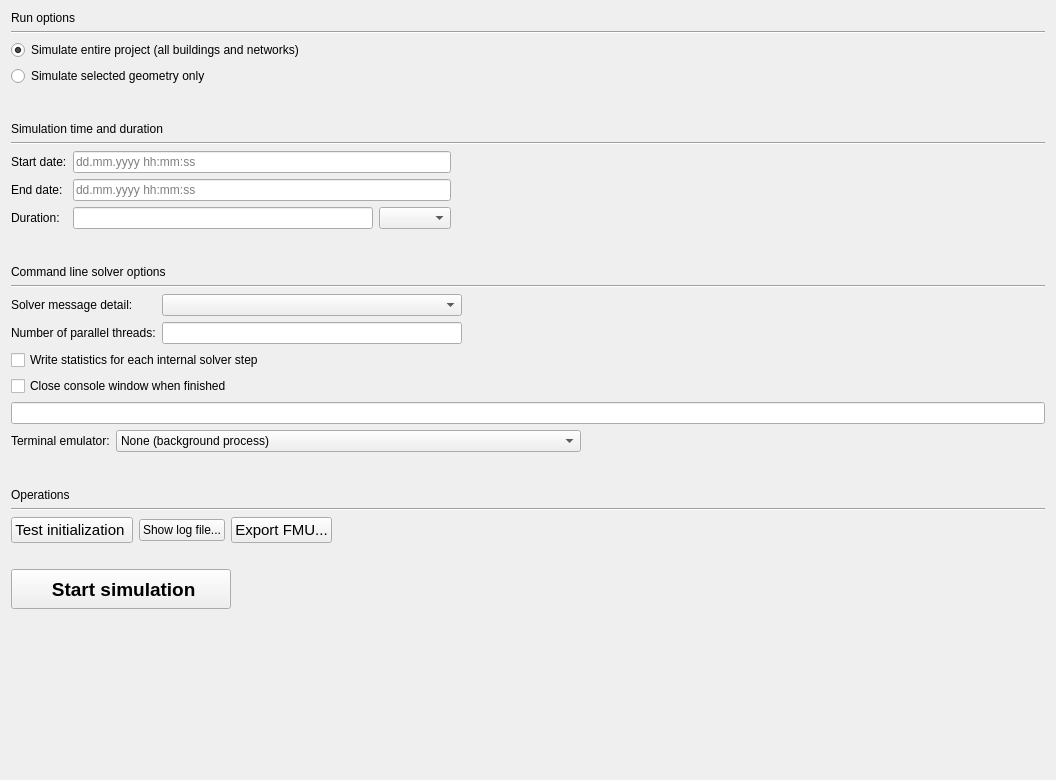
<?xml version="1.0" encoding="UTF-8"?>
<ui version="4.0">
 <class>SVSimulationStartOptions</class>
 <widget class="QWidget" name="SVSimulationStartOptions">
  <property name="geometry">
   <rect>
    <x>0</x>
    <y>0</y>
    <width>1056</width>
    <height>780</height>
   </rect>
  </property>
  <property name="windowTitle">
   <string>Form</string>
  </property>
  <layout class="QVBoxLayout" name="verticalLayout_4">
   <item>
    <layout class="QVBoxLayout" name="verticalLayout_3">
     <item>
      <widget class="QLabel" name="label_11">
       <property name="text">
        <string>Run options</string>
       </property>
      </widget>
     </item>
     <item>
      <widget class="Line" name="line_4">
       <property name="orientation">
        <enum>Qt::Horizontal</enum>
       </property>
      </widget>
     </item>
     <item>
      <widget class="QRadioButton" name="radioButtonEntireProject">
       <property name="text">
        <string>Simulate entire project (all buildings and networks)</string>
       </property>
       <property name="checked">
        <bool>true</bool>
       </property>
      </widget>
     </item>
     <item>
      <widget class="QRadioButton" name="radioButtonSelectedGeometry">
       <property name="text">
        <string>Simulate selected geometry only</string>
       </property>
       <property name="checked">
        <bool>false</bool>
       </property>
      </widget>
     </item>
    </layout>
   </item>
   <item>
    <spacer name="verticalSpacer_7">
     <property name="orientation">
      <enum>Qt::Vertical</enum>
     </property>
     <property name="sizeType">
      <enum>QSizePolicy::Maximum</enum>
     </property>
     <property name="sizeHint" stdset="0">
      <size>
       <width>20</width>
       <height>30</height>
      </size>
     </property>
    </spacer>
   </item>
   <item>
    <layout class="QVBoxLayout" name="verticalLayout_2">
     <item>
      <widget class="QLabel" name="label_6">
       <property name="text">
        <string>Simulation time and duration</string>
       </property>
      </widget>
     </item>
     <item>
      <widget class="Line" name="line_2">
       <property name="orientation">
        <enum>Qt::Horizontal</enum>
       </property>
      </widget>
     </item>
     <item>
      <layout class="QGridLayout" name="gridLayout">
       <item row="2" column="1">
        <widget class="QtExt::ParameterEdit" name="lineEditDuration">
         <property name="maximumSize">
          <size>
           <width>300</width>
           <height>16777215</height>
          </size>
         </property>
        </widget>
       </item>
       <item row="2" column="2">
        <widget class="QComboBox" name="comboBoxUnitDuration"/>
       </item>
       <item row="2" column="0">
        <widget class="QLabel" name="label_5">
         <property name="text">
          <string>Duration:</string>
         </property>
        </widget>
       </item>
       <item row="0" column="1" colspan="2">
        <widget class="QLineEdit" name="lineEditStartDate">
         <property name="maximumSize">
          <size>
           <width>400</width>
           <height>16777215</height>
          </size>
         </property>
         <property name="placeholderText">
          <string>dd.mm.yyyy hh:mm:ss</string>
         </property>
        </widget>
       </item>
       <item row="0" column="0">
        <widget class="QLabel" name="labelStart">
         <property name="text">
          <string>Start date:</string>
         </property>
        </widget>
       </item>
       <item row="1" column="1" colspan="2">
        <widget class="QLineEdit" name="lineEditEndDate">
         <property name="maximumSize">
          <size>
           <width>400</width>
           <height>16777215</height>
          </size>
         </property>
         <property name="placeholderText">
          <string>dd.mm.yyyy hh:mm:ss</string>
         </property>
        </widget>
       </item>
       <item row="1" column="0">
        <widget class="QLabel" name="labelEnd">
         <property name="text">
          <string>End date:</string>
         </property>
        </widget>
       </item>
       <item row="2" column="3">
        <spacer name="horizontalSpacer_3">
         <property name="orientation">
          <enum>Qt::Horizontal</enum>
         </property>
         <property name="sizeHint" stdset="0">
          <size>
           <width>40</width>
           <height>20</height>
          </size>
         </property>
        </spacer>
       </item>
      </layout>
     </item>
    </layout>
   </item>
   <item>
    <spacer name="verticalSpacer_5">
     <property name="orientation">
      <enum>Qt::Vertical</enum>
     </property>
     <property name="sizeType">
      <enum>QSizePolicy::Maximum</enum>
     </property>
     <property name="sizeHint" stdset="0">
      <size>
       <width>20</width>
       <height>30</height>
      </size>
     </property>
    </spacer>
   </item>
   <item>
    <layout class="QVBoxLayout" name="verticalLayout">
     <item>
      <widget class="QLabel" name="label_4">
       <property name="text">
        <string>Command line solver options</string>
       </property>
      </widget>
     </item>
     <item>
      <widget class="Line" name="line">
       <property name="orientation">
        <enum>Qt::Horizontal</enum>
       </property>
      </widget>
     </item>
     <item>
      <layout class="QGridLayout" name="gridLayout_2">
       <item row="1" column="1">
        <widget class="QtExt::ValidatingLineEdit" name="lineEditNumThreads">
         <property name="sizePolicy">
          <sizepolicy hsizetype="Expanding" vsizetype="Fixed">
           <horstretch>0</horstretch>
           <verstretch>0</verstretch>
          </sizepolicy>
         </property>
         <property name="maximumSize">
          <size>
           <width>300</width>
           <height>16777215</height>
          </size>
         </property>
        </widget>
       </item>
       <item row="0" column="1">
        <widget class="QComboBox" name="comboBoxVerboseLevel">
         <property name="sizePolicy">
          <sizepolicy hsizetype="Expanding" vsizetype="Fixed">
           <horstretch>0</horstretch>
           <verstretch>0</verstretch>
          </sizepolicy>
         </property>
         <property name="maximumSize">
          <size>
           <width>300</width>
           <height>16777215</height>
          </size>
         </property>
        </widget>
       </item>
       <item row="0" column="0">
        <widget class="QLabel" name="label_2">
         <property name="text">
          <string>Solver message detail:</string>
         </property>
        </widget>
       </item>
       <item row="1" column="0">
        <widget class="QLabel" name="label_3">
         <property name="text">
          <string>Number of parallel threads:</string>
         </property>
        </widget>
       </item>
       <item row="0" column="2">
        <spacer name="horizontalSpacer">
         <property name="orientation">
          <enum>Qt::Horizontal</enum>
         </property>
         <property name="sizeHint" stdset="0">
          <size>
           <width>40</width>
           <height>20</height>
          </size>
         </property>
        </spacer>
       </item>
      </layout>
     </item>
     <item>
      <widget class="QCheckBox" name="checkBoxStepStats">
       <property name="text">
        <string>Write statistics for each internal solver step</string>
       </property>
      </widget>
     </item>
     <item>
      <widget class="QCheckBox" name="checkBoxCloseConsoleWindow">
       <property name="text">
        <string>Close console window when finished</string>
       </property>
      </widget>
     </item>
     <item>
      <widget class="QLineEdit" name="lineEditCmdLine">
       <property name="readOnly">
        <bool>true</bool>
       </property>
      </widget>
     </item>
     <item>
      <layout class="QHBoxLayout" name="horizontalLayout_3">
       <item>
        <widget class="QLabel" name="labelTerminalEmulator">
         <property name="text">
          <string>Terminal emulator:</string>
         </property>
        </widget>
       </item>
       <item>
        <widget class="QComboBox" name="comboBoxTermEmulator">
         <property name="sizePolicy">
          <sizepolicy hsizetype="Expanding" vsizetype="Fixed">
           <horstretch>0</horstretch>
           <verstretch>0</verstretch>
          </sizepolicy>
         </property>
         <item>
          <property name="text">
           <string>None (background process)</string>
          </property>
         </item>
         <item>
          <property name="text">
           <string>XTerm</string>
          </property>
         </item>
         <item>
          <property name="text">
           <string>Gnome Terminal</string>
          </property>
         </item>
         <item>
          <property name="text">
           <string>Konsole</string>
          </property>
         </item>
        </widget>
       </item>
       <item>
        <spacer name="horizontalSpacer_5">
         <property name="orientation">
          <enum>Qt::Horizontal</enum>
         </property>
         <property name="sizeHint" stdset="0">
          <size>
           <width>40</width>
           <height>20</height>
          </size>
         </property>
        </spacer>
       </item>
      </layout>
     </item>
    </layout>
   </item>
   <item>
    <spacer name="verticalSpacer_6">
     <property name="orientation">
      <enum>Qt::Vertical</enum>
     </property>
     <property name="sizeType">
      <enum>QSizePolicy::Maximum</enum>
     </property>
     <property name="sizeHint" stdset="0">
      <size>
       <width>20</width>
       <height>30</height>
      </size>
     </property>
    </spacer>
   </item>
   <item>
    <widget class="QLabel" name="label_7">
     <property name="text">
      <string>Operations</string>
     </property>
    </widget>
   </item>
   <item>
    <widget class="Line" name="line_3">
     <property name="orientation">
      <enum>Qt::Horizontal</enum>
     </property>
    </widget>
   </item>
   <item>
    <layout class="QHBoxLayout" name="horizontalLayout">
     <item>
      <widget class="QPushButton" name="pushButtonTestInit">
       <property name="font">
        <font>
         <pointsize>11</pointsize>
        </font>
       </property>
       <property name="text">
        <string>Test initialization </string>
       </property>
       <property name="icon">
        <iconset resource="../resources/SIM-VICUS.qrc">
         <normaloff>:/gfx/actions/24x24/info.png</normaloff>:/gfx/actions/24x24/info.png</iconset>
       </property>
       <property name="iconSize">
        <size>
         <width>12</width>
         <height>12</height>
        </size>
       </property>
       <property name="autoDefault">
        <bool>false</bool>
       </property>
      </widget>
     </item>
     <item>
      <widget class="QPushButton" name="pushButtonShowScreenLog">
       <property name="text">
        <string>Show log file...</string>
       </property>
       <property name="icon">
        <iconset resource="../resources/SIM-VICUS.qrc">
         <normaloff>:/gfx/actions/24x24/edit.png</normaloff>:/gfx/actions/24x24/edit.png</iconset>
       </property>
       <property name="autoDefault">
        <bool>false</bool>
       </property>
      </widget>
     </item>
     <item>
      <widget class="QPushButton" name="pushButtonExportFMU">
       <property name="font">
        <font>
         <pointsize>11</pointsize>
        </font>
       </property>
       <property name="text">
        <string>Export FMU...</string>
       </property>
       <property name="icon">
        <iconset resource="../resources/SIM-VICUS.qrc">
         <normaloff>:/gfx/actions/32x32/FMI_32x32.png</normaloff>:/gfx/actions/32x32/FMI_32x32.png</iconset>
       </property>
       <property name="iconSize">
        <size>
         <width>12</width>
         <height>12</height>
        </size>
       </property>
       <property name="autoDefault">
        <bool>false</bool>
       </property>
       <property name="default">
        <bool>false</bool>
       </property>
      </widget>
     </item>
     <item>
      <spacer name="horizontalSpacer_2">
       <property name="orientation">
        <enum>Qt::Horizontal</enum>
       </property>
       <property name="sizeHint" stdset="0">
        <size>
         <width>40</width>
         <height>20</height>
        </size>
       </property>
      </spacer>
     </item>
    </layout>
   </item>
   <item>
    <spacer name="verticalSpacer_8">
     <property name="orientation">
      <enum>Qt::Vertical</enum>
     </property>
     <property name="sizeType">
      <enum>QSizePolicy::Maximum</enum>
     </property>
     <property name="sizeHint" stdset="0">
      <size>
       <width>20</width>
       <height>20</height>
      </size>
     </property>
    </spacer>
   </item>
   <item>
    <layout class="QHBoxLayout" name="horizontalLayout_4">
     <item>
      <widget class="QPushButton" name="pushButtonRun">
       <property name="minimumSize">
        <size>
         <width>220</width>
         <height>40</height>
        </size>
       </property>
       <property name="font">
        <font>
         <pointsize>14</pointsize>
         <bold>true</bold>
         <kerning>true</kerning>
        </font>
       </property>
       <property name="text">
        <string> Start simulation</string>
       </property>
       <property name="icon">
        <iconset resource="../resources/SIM-VICUS.qrc">
         <normaloff>:/gfx/actions/play-button.png</normaloff>:/gfx/actions/play-button.png</iconset>
       </property>
       <property name="iconSize">
        <size>
         <width>24</width>
         <height>24</height>
        </size>
       </property>
       <property name="autoDefault">
        <bool>false</bool>
       </property>
       <property name="default">
        <bool>false</bool>
       </property>
       <property name="flat">
        <bool>false</bool>
       </property>
      </widget>
     </item>
     <item>
      <spacer name="horizontalSpacer_4">
       <property name="orientation">
        <enum>Qt::Horizontal</enum>
       </property>
       <property name="sizeHint" stdset="0">
        <size>
         <width>40</width>
         <height>20</height>
        </size>
       </property>
      </spacer>
     </item>
    </layout>
   </item>
   <item>
    <spacer name="verticalSpacer_3">
     <property name="orientation">
      <enum>Qt::Vertical</enum>
     </property>
     <property name="sizeHint" stdset="0">
      <size>
       <width>20</width>
       <height>40</height>
      </size>
     </property>
    </spacer>
   </item>
  </layout>
 </widget>
 <customwidgets>
  <customwidget>
   <class>QtExt::ValidatingLineEdit</class>
   <extends>QLineEdit</extends>
   <header location="global">QtExt_ValidatingLineEdit.h</header>
   <slots>
    <signal>editingFinishedSuccessfully()</signal>
   </slots>
  </customwidget>
  <customwidget>
   <class>QtExt::ParameterEdit</class>
   <extends>QLineEdit</extends>
   <header location="global">QtExt_ParameterEdit.h</header>
  </customwidget>
 </customwidgets>
 <resources>
  <include location="../resources/SIM-VICUS.qrc"/>
 </resources>
 <connections/>
</ui>
